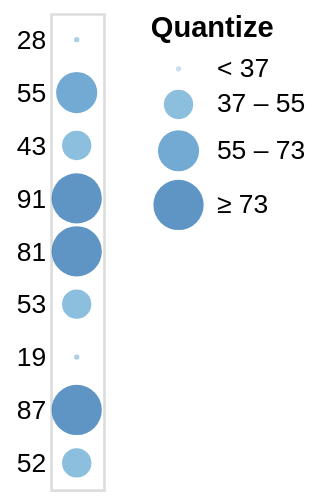

Express this chart as Vega-Lite.
### Vega-Lite specification from a JSON file in a GitHub repository (floating-point values rounded to 4 significant figures)
{"$schema": "https://vega.github.io/schema/vega-lite/v4.json", "data": {"values": [{"a": "A", "b": 28}, {"a": "B", "b": 55}, {"a": "C", "b": 43}, {"a": "D", "b": 91}, {"a": "E", "b": 81}, {"a": "F", "b": 53}, {"a": "G", "b": 19}, {"a": "H", "b": 87}, {"a": "I", "b": 52}]}, "mark": "circle", "encoding": {"y": {"field": "b", "type": "nominal", "sort": null, "axis": {"ticks": false, "domain": false, "title": null}}, "size": {"field": "b", "type": "quantitative", "scale": {"type": "quantize"}}, "color": {"field": "b", "type": "quantitative", "scale": {"type": "quantize", "zero": true}, "legend": {"title": "Quantize"}}}}
